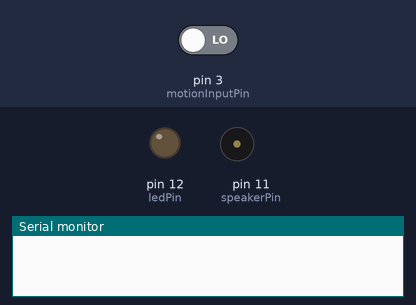
The sketch below on a simulated Arduino Uno, built with avr-gcc and run on an emulated ATmega328P. On the bench: output pins drawn as LEDs (lit = HIGH), buzzer (waves = sounding, pin HIGH), the last lines printed to the serial monitor. Inputs (shaded band) come from the test bench; at power-on: pin 3 (motionInputPin) LOW.

Above: at 1.2 s.
1.3 s: pin 3 (motionInputPin) driven HIGH
At 1.8 s:
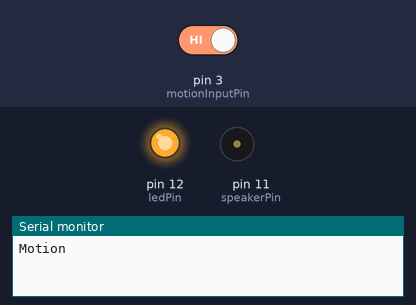
2.8 s: pin 3 (motionInputPin) driven LOW
At 3.6 s:
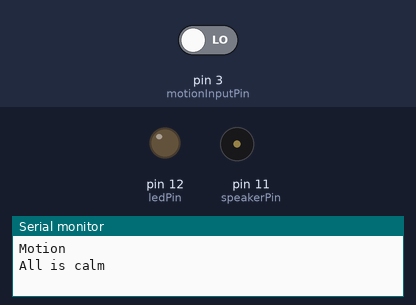
Timing chart, 0 to 5.8 s (numbered marks = the images above; inputs shaded):
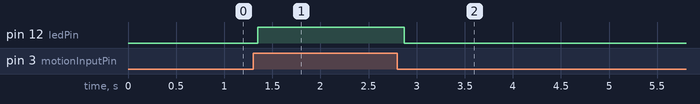

Measured:
- after the input at 1.3 s, pin 12 (ledPin): LOW → HIGH after 0.05 s
- after the input at 2.8 s, pin 12 (ledPin): HIGH → LOW after 0.07 s

The sketch:

Motion.ino
```cpp
int ledPin = 12;
int speakerPin = 11;
int motionInputPin = 3;

int _C = 956;
bool motion = false;

void setupPins() {
  pinMode(motionInputPin, INPUT);

  pinMode(ledPin, OUTPUT);
  digitalWrite(ledPin, LOW);

  pinMode(speakerPin, OUTPUT);
  digitalWrite(speakerPin, LOW);
}

void setup() {
    Serial.begin(9600);
    setupPins();
}

void playAlarm() {
  if(motion) {
     digitalWrite(speakerPin,HIGH);
     delayMicroseconds(_C);
     digitalWrite(speakerPin, LOW);
     delayMicroseconds(_C);
  }
}

void checkForMotion() {
  if(digitalRead(motionInputPin) == HIGH && !motion) {
    Serial.print("Motion\n");
    digitalWrite(ledPin, HIGH);
    motion = true;
  } else if(digitalRead(motionInputPin) == LOW && motion) {
    motion = false;
    Serial.print("All is calm\n");
    digitalWrite(ledPin, LOW);
  }
}

void loop() {
  playAlarm();
  checkForMotion();
  delay(150);
}
```
